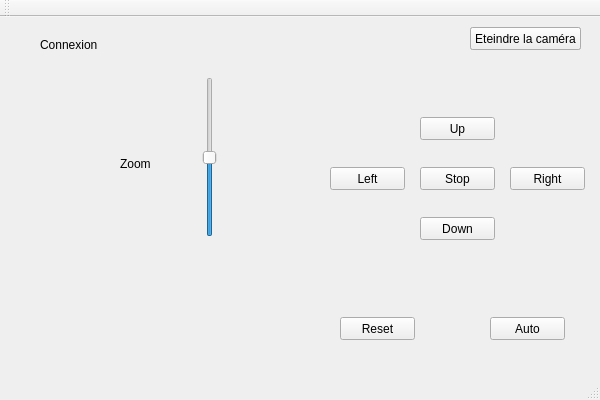
<?xml version="1.0" encoding="UTF-8"?>
<ui version="4.0">
 <class>TPCameraClass</class>
 <widget class="QMainWindow" name="TPCameraClass">
  <property name="geometry">
   <rect>
    <x>0</x>
    <y>0</y>
    <width>600</width>
    <height>400</height>
   </rect>
  </property>
  <property name="windowTitle">
   <string>TPCamera</string>
  </property>
  <widget class="QWidget" name="centralWidget">
   <widget class="QLabel" name="status">
    <property name="geometry">
     <rect>
      <x>40</x>
      <y>20</y>
      <width>61</width>
      <height>16</height>
     </rect>
    </property>
    <property name="text">
     <string>Connexion</string>
    </property>
   </widget>
   <widget class="QSlider" name="zoom">
    <property name="enabled">
     <bool>true</bool>
    </property>
    <property name="geometry">
     <rect>
      <x>200</x>
      <y>60</y>
      <width>19</width>
      <height>160</height>
     </rect>
    </property>
    <property name="maximum">
     <number>2</number>
    </property>
    <property name="value">
     <number>1</number>
    </property>
    <property name="orientation">
     <enum>Qt::Vertical</enum>
    </property>
   </widget>
   <widget class="QPushButton" name="up">
    <property name="geometry">
     <rect>
      <x>420</x>
      <y>100</y>
      <width>75</width>
      <height>23</height>
     </rect>
    </property>
    <property name="text">
     <string>Up</string>
    </property>
   </widget>
   <widget class="QPushButton" name="left">
    <property name="geometry">
     <rect>
      <x>330</x>
      <y>150</y>
      <width>75</width>
      <height>23</height>
     </rect>
    </property>
    <property name="text">
     <string>Left</string>
    </property>
   </widget>
   <widget class="QPushButton" name="right">
    <property name="geometry">
     <rect>
      <x>510</x>
      <y>150</y>
      <width>75</width>
      <height>23</height>
     </rect>
    </property>
    <property name="text">
     <string>Right</string>
    </property>
   </widget>
   <widget class="QPushButton" name="down">
    <property name="geometry">
     <rect>
      <x>420</x>
      <y>200</y>
      <width>75</width>
      <height>23</height>
     </rect>
    </property>
    <property name="text">
     <string>Down</string>
    </property>
   </widget>
   <widget class="QPushButton" name="autoMove">
    <property name="geometry">
     <rect>
      <x>490</x>
      <y>300</y>
      <width>75</width>
      <height>23</height>
     </rect>
    </property>
    <property name="text">
     <string>Auto</string>
    </property>
   </widget>
   <widget class="QPushButton" name="reset">
    <property name="geometry">
     <rect>
      <x>340</x>
      <y>300</y>
      <width>75</width>
      <height>23</height>
     </rect>
    </property>
    <property name="text">
     <string>Reset</string>
    </property>
   </widget>
   <widget class="QLabel" name="label">
    <property name="geometry">
     <rect>
      <x>120</x>
      <y>140</y>
      <width>47</width>
      <height>13</height>
     </rect>
    </property>
    <property name="text">
     <string>Zoom</string>
    </property>
   </widget>
   <widget class="QPushButton" name="stop">
    <property name="geometry">
     <rect>
      <x>420</x>
      <y>150</y>
      <width>75</width>
      <height>23</height>
     </rect>
    </property>
    <property name="text">
     <string>Stop</string>
    </property>
   </widget>
   <widget class="QPushButton" name="on">
    <property name="geometry">
     <rect>
      <x>470</x>
      <y>10</y>
      <width>111</width>
      <height>23</height>
     </rect>
    </property>
    <property name="text">
     <string>Allumer la caméra</string>
    </property>
   </widget>
   <widget class="QPushButton" name="off">
    <property name="geometry">
     <rect>
      <x>470</x>
      <y>10</y>
      <width>111</width>
      <height>23</height>
     </rect>
    </property>
    <property name="text">
     <string>Eteindre la caméra</string>
    </property>
   </widget>
  </widget>
  <widget class="QMenuBar" name="menuBar">
   <property name="geometry">
    <rect>
     <x>0</x>
     <y>0</y>
     <width>600</width>
     <height>21</height>
    </rect>
   </property>
  </widget>
  <widget class="QToolBar" name="mainToolBar">
   <attribute name="toolBarArea">
    <enum>TopToolBarArea</enum>
   </attribute>
   <attribute name="toolBarBreak">
    <bool>false</bool>
   </attribute>
  </widget>
  <widget class="QStatusBar" name="statusBar"/>
 </widget>
 <layoutdefault spacing="6" margin="11"/>
 <resources>
  <include location="TPCamera.qrc"/>
 </resources>
 <connections>
  <connection>
   <sender>zoom</sender>
   <signal>valueChanged(int)</signal>
   <receiver>TPCameraClass</receiver>
   <slot>zoom()</slot>
   <hints>
    <hint type="sourcelabel">
     <x>209</x>
     <y>172</y>
    </hint>
    <hint type="destinationlabel">
     <x>299</x>
     <y>199</y>
    </hint>
   </hints>
  </connection>
  <connection>
   <sender>autoMove</sender>
   <signal>clicked()</signal>
   <receiver>TPCameraClass</receiver>
   <slot>autoMove()</slot>
   <hints>
    <hint type="sourcelabel">
     <x>547</x>
     <y>344</y>
    </hint>
    <hint type="destinationlabel">
     <x>299</x>
     <y>199</y>
    </hint>
   </hints>
  </connection>
  <connection>
   <sender>down</sender>
   <signal>clicked()</signal>
   <receiver>TPCameraClass</receiver>
   <slot>down()</slot>
   <hints>
    <hint type="sourcelabel">
     <x>457</x>
     <y>244</y>
    </hint>
    <hint type="destinationlabel">
     <x>299</x>
     <y>199</y>
    </hint>
   </hints>
  </connection>
  <connection>
   <sender>left</sender>
   <signal>clicked()</signal>
   <receiver>TPCameraClass</receiver>
   <slot>left()</slot>
   <hints>
    <hint type="sourcelabel">
     <x>367</x>
     <y>194</y>
    </hint>
    <hint type="destinationlabel">
     <x>299</x>
     <y>199</y>
    </hint>
   </hints>
  </connection>
  <connection>
   <sender>reset</sender>
   <signal>released()</signal>
   <receiver>TPCameraClass</receiver>
   <slot>resetCam()</slot>
   <hints>
    <hint type="sourcelabel">
     <x>397</x>
     <y>344</y>
    </hint>
    <hint type="destinationlabel">
     <x>299</x>
     <y>199</y>
    </hint>
   </hints>
  </connection>
  <connection>
   <sender>right</sender>
   <signal>clicked()</signal>
   <receiver>TPCameraClass</receiver>
   <slot>right()</slot>
   <hints>
    <hint type="sourcelabel">
     <x>547</x>
     <y>194</y>
    </hint>
    <hint type="destinationlabel">
     <x>299</x>
     <y>199</y>
    </hint>
   </hints>
  </connection>
  <connection>
   <sender>up</sender>
   <signal>clicked()</signal>
   <receiver>TPCameraClass</receiver>
   <slot>up()</slot>
   <hints>
    <hint type="sourcelabel">
     <x>457</x>
     <y>144</y>
    </hint>
    <hint type="destinationlabel">
     <x>299</x>
     <y>199</y>
    </hint>
   </hints>
  </connection>
  <connection>
   <sender>stop</sender>
   <signal>clicked()</signal>
   <receiver>TPCameraClass</receiver>
   <slot>stop()</slot>
   <hints>
    <hint type="sourcelabel">
     <x>467</x>
     <y>344</y>
    </hint>
    <hint type="destinationlabel">
     <x>299</x>
     <y>199</y>
    </hint>
   </hints>
  </connection>
  <connection>
   <sender>on</sender>
   <signal>clicked()</signal>
   <receiver>TPCameraClass</receiver>
   <slot>startCam()</slot>
   <hints>
    <hint type="sourcelabel">
     <x>364</x>
     <y>54</y>
    </hint>
    <hint type="destinationlabel">
     <x>299</x>
     <y>199</y>
    </hint>
   </hints>
  </connection>
  <connection>
   <sender>off</sender>
   <signal>clicked()</signal>
   <receiver>TPCameraClass</receiver>
   <slot>stopCam()</slot>
   <hints>
    <hint type="sourcelabel">
     <x>545</x>
     <y>54</y>
    </hint>
    <hint type="destinationlabel">
     <x>299</x>
     <y>199</y>
    </hint>
   </hints>
  </connection>
 </connections>
 <slots>
  <slot>zoom()</slot>
  <slot>resetCam()</slot>
  <slot>autoMove()</slot>
  <slot>up()</slot>
  <slot>down()</slot>
  <slot>left()</slot>
  <slot>right()</slot>
  <slot>stop()</slot>
  <slot>startCam()</slot>
  <slot>stopCam()</slot>
 </slots>
</ui>
